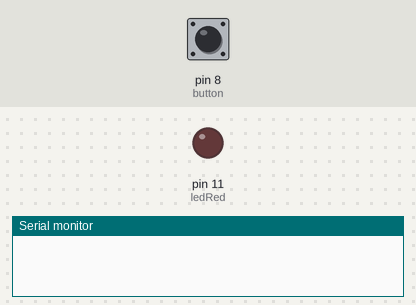
A sketch run on a simulated Arduino Uno, built with avr-gcc and run on an emulated ATmega328P. Shown: output pins drawn as LEDs (lit = HIGH), the last lines printed to the serial monitor. The test bench sets the inputs (shaded band); at power-on: pin 8 (button) HIGH.

Above: at 1.2 s.
1.3 s: pin 8 (button) pulled LOW for 0.15 s
At 2.0 s:
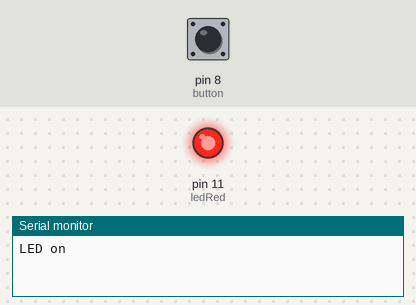
2.9 s: pin 8 (button) pulled LOW for 1 s
At 3.2 s:
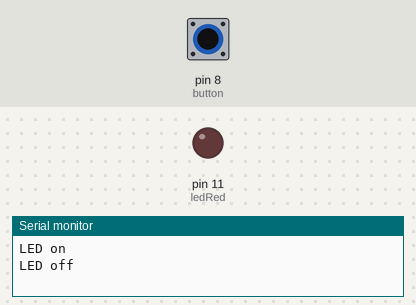
5.4 s: pin 8 (button) pulled LOW for 3.2 s
At 6.3 s:
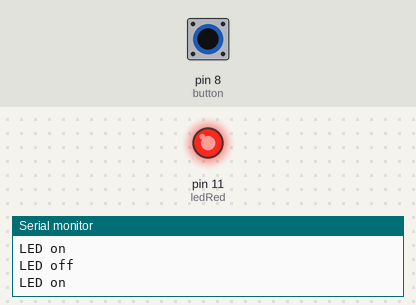
Timing chart, 0 to 8.4 s (numbered marks = the images above; inputs shaded):
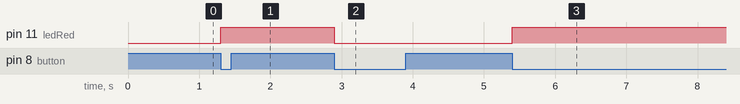

Measured:
- after the input at 1.3 s, pin 11 (ledRed): LOW → HIGH at once
- after the input at 2.9 s, pin 11 (ledRed): HIGH → LOW at once
- after the input at 5.4 s, pin 11 (ledRed): LOW → HIGH at once

The sketch:

opdrachtDrie.ino
```cpp
// Definieer pinnen die gebruikt moeten worden
const int ledRed = 11;
const int button = 8;

// Houdt bij of de button op indrukken gecheckt moet worden
bool checkBtnPress = true;

void setup() {
  // Init serial
  Serial.begin(9600);
  // Init pins functie aanroepen
  initializePins();
}

void loop() {
  // Check voorkomt dat condition meerdere malen wordt uitgevoerd
  if (checkBtnPress) {
    // Functie aanroepen die teruggeeft of button ingedrukt is
    if (isButtonPressed()) {
      // Functie aanroepen die teruggeeft of led aan is
      if (isLedOn()) {
        // Functie aanroepen die led uitschakeld
        turnLedOff();
      } else {
        // Functie aanroepen die led inschakelt
        turnLedOn();
      }

      // Na 1 keer moet de condition niet nogmaals worden uitgevoerd, status check button press naar false
      checkBtnPress = false;
    }
  } else {
    // Functie aanroepen die teruggeeft of knop is losgelaten
    if (isButtonReleased()) {
      // Er mag weer gecheckt worden op nieuwe indruk van de knop
      checkBtnPress = true;
    }
  }
}

void initializePins() {
  // Pinmodes instellen van te gebruiken pinnen
  pinMode(ledRed, OUTPUT);
  pinMode(button, INPUT);
}

bool isButtonPressed() {
  // Als button status LOW is (is ingedrukt) return true
  return (digitalRead(button) == LOW);
}

bool isLedOn() {
  // Als led al aan is return true
  return (digitalRead(ledRed) == HIGH);
}

void turnLedOff() {
  // Schakel led uit
  Serial.println("LED off");
  digitalWrite(ledRed, LOW);
}

void turnLedOn() {
  // Schakel led in
  Serial.println("LED on");
  digitalWrite(ledRed, HIGH);
}

bool isButtonReleased() {
  // Als knop na indrukken wordt losgelaten return true
  return (digitalRead(button) == HIGH);
}
```
